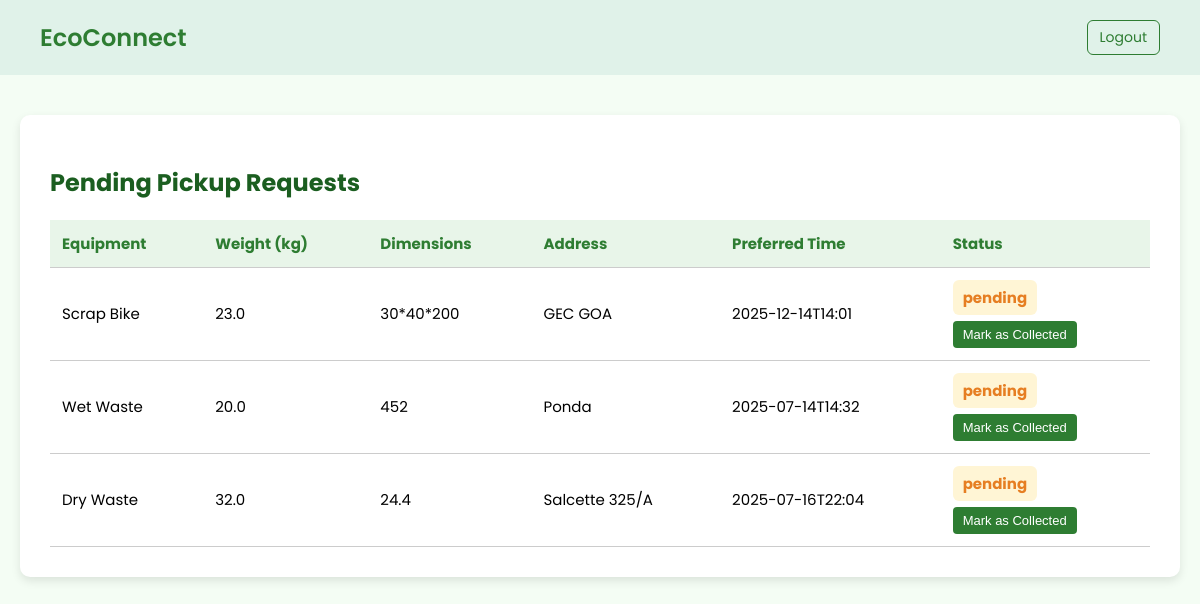
The app's page /collector-dashboard (signed in), older data.
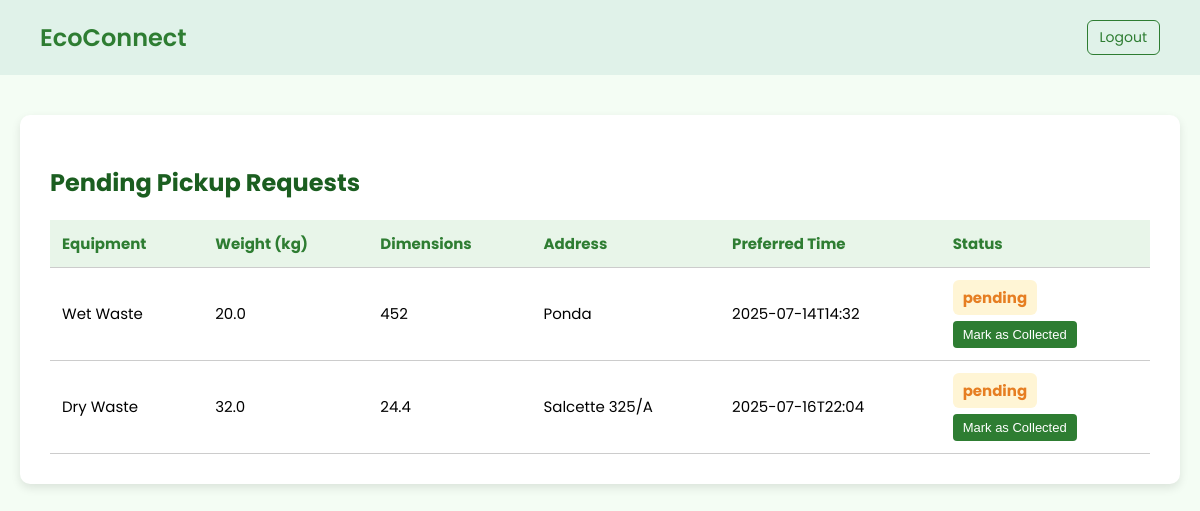
The same page, newer data.
### tables this page shows
CREATE TABLE pickups (
    id INTEGER PRIMARY KEY AUTOINCREMENT,
    user_id INTEGER NOT NULL,
    equipment TEXT NOT NULL,
    weight REAL NOT NULL,
    dimensions TEXT NOT NULL,
    address TEXT NOT NULL,
    pickup_time TEXT NOT NULL,
    status TEXT DEFAULT 'pending',
    timestamp DATETIME DEFAULT CURRENT_TIMESTAMP,
    FOREIGN KEY (user_id) REFERENCES users(id)
);

### app.py (the view)
@app.route('/collector-dashboard')
def collector_dashboard():
    if 'username' not in session:
        return redirect('/collector-login')
    conn = sqlite3.connect('pickups.db')
    conn.row_factory = sqlite3.Row
    cursor = conn.cursor()
    cursor.execute('''
        SELECT id, equipment, weight, dimensions, address, pickup_time, status
        FROM pickups
        WHERE status = 'pending'
        ORDER BY timestamp DESC
    ''')
    pickups = cursor.fetchall()
    conn.close()
    return render_template('collector_dashboard.html', pickups=pickups)

### templates/collector_dashboard.html (shortened to what this page needs)
<!DOCTYPE html>
<html lang="en">
<head>
</head>
<body>
  <header>
    <div class="logo">EcoConnect</div>
    <div class="top-right">
      <a href="/logout" class="logout-btn">Logout</a>
    </div>
  </header>
  <div class="container">
    <h2>Pending Pickup Requests</h2>
    {% if pickups %}
    <table>
      <thead>
        <tr>
          <th>Equipment</th>
          <th>Weight (kg)</th>
          <th>Dimensions</th>
          <th>Address</th>
          <th>Preferred Time</th>
          <th>Status</th>
        </tr>
      </thead>
      <tbody>
        {% for pickup in pickups %}
        <tr>
          <td>{{ pickup.equipment }}</td>
          <td>{{ pickup.weight }}</td>
          <td>{{ pickup.dimensions }}</td>
          <td>{{ pickup.address }}</td>
          <td>{{ pickup.pickup_time }}</td>
          <td>
  <span class="status">{{ pickup.status }}</span>
  {% if pickup.status.lower() == 'pending' %}
  <form action="/mark-collected/{{ pickup.id }}" method="POST" style="margin-top: 6px;">
    <button type="submit" style="padding: 6px 10px; font-size: 13px; background-color: #2e7d32; color: white; border: none; border-radius: 4px; cursor: pointer;">Mark as Collected</button>
  </form>
  {% endif %}
</td>
        </tr>
        {% endfor %}
      </tbody>
    </table>
    {% else %}
      <p class="no-data">No pending pickups found.</p>
    {% endif %}
  </div>
</body>
</html>

### templates/collector_dashboard.html (style rules this page uses)
body { font-family: 'Poppins', sans-serif; margin: 0; padding: 0; background-color: #f4fdf4; }
header { display: flex; justify-content: space-between; align-items: center; background-color: #e0f2e9; padding: 20px 40px; }
.logo { font-size: 24px; font-weight: 600; color: #2e7d32; }
.top-right { display: flex; align-items: center; gap: 20px; }
.logout-btn { font-size: 14px; text-decoration: none; color: #2e7d32; border: 1px solid #2e7d32; padding: 6px 12px; border-radius: 6px; transition: background-color 0.3s, color 0.3s; }
.container { max-width: 1100px; margin: 40px auto; background: #ffffff; padding: 30px; border-radius: 10px; box-shadow: 0 4px 10px rgba(0, 0, 0, 0.1); }
h2 { color: #1b5e20; margin-bottom: 20px; }
table { width: 100%; border-collapse: collapse; font-size: 15px; }
th, td { padding: 12px; border-bottom: 1px solid #ccc; text-align: left; }
th { background-color: #e8f5e9; color: #2e7d32; }
.status { font-weight: bold; padding: 6px 10px; border-radius: 6px; background-color: #ffc1072b; color: #e67e22; display: inline-block; }

Row changes from the older to the newer data that the page shows:
no longer on this page (row edited): pickups: equipment "Scrap Bike", weight "23.0", dimensions "30*40*200", address "GEC GOA", pickup_time "2025-12-14T14:01", status "pending"
